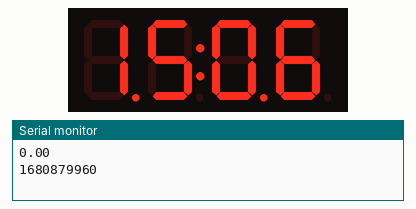
A sketch run on a simulated Arduino Uno, built with avr-gcc and run on an emulated ATmega328P. On the bench: 4-digit seven-segment display, the last lines printed to the serial monitor. The local clock reads 2024-03-15 10:24:30 at power-on unless the sketch sets it.

Above: at 1.1 s.
At 62.5 s:
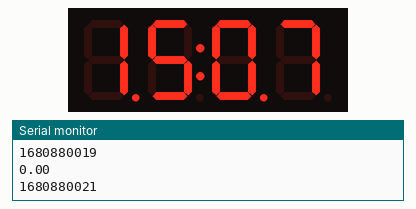

The sketch:

UNO_code.ino
```cpp
#include <TimeLib.h>
#include <Arduino.h>

#include <SoftwareSerial.h>
SoftwareSerial QuartzBT(10, 11); // RX | TX
#include "virtuabotixRTC.h"
virtuabotixRTC myRTC(6, 7, 8);

#include <TM1637Display.h>
#define CLK 3
#define DIO 4
TM1637Display display = TM1637Display(CLK, DIO);

void setup() {
  Serial.begin(115200);
  QuartzBT.begin(9600);
  myRTC.setDS1302Time(00, 06, 15, 5, 07, 04, 2023); // seconds, minutes, hours, day of the week, day of the month, month, year
  display.setBrightness(5);
  display.clear();
}

void loop() {
   myRTC.updateTime();
   //myRTC.dayofmonth, myRTC.month), myRTC.year, myRTC.hours, myRTC.minutes, myRTC.seconds
   int tm = myRTC.hours*100 + myRTC.minutes;

   float n = Serial.parseFloat();
   Serial.println(n);
   QuartzBT.println(n);

   time_t myTimeStamp = tmConvert_t(myRTC.year, myRTC.month,myRTC.dayofmonth, myRTC.hours, myRTC.minutes, myRTC.seconds);
   Serial.println(myTimeStamp);
   QuartzBT.println(myTimeStamp);

   display.showNumberDecEx(tm, 0b11100000, true);

   QuartzBT.println('\n');
   delay(1000);

}

time_t tmConvert_t(int YYYY, byte MM, byte DD, byte hh, byte mm, byte ss)
{
  tmElements_t tmSet;
  tmSet.Year = YYYY - 1970;
  tmSet.Month = MM;
  tmSet.Day = DD;
  tmSet.Hour = hh;
  tmSet.Minute = mm;
  tmSet.Second = ss;
  return makeTime(tmSet);
}
```

Measured:
- what the display in image 0 shows lasts 61.4 s, from 1.1 s to 62.5 s
- what the display in image 1 shows lasts 59.3 s, from 62.5 s to 121.8 s
